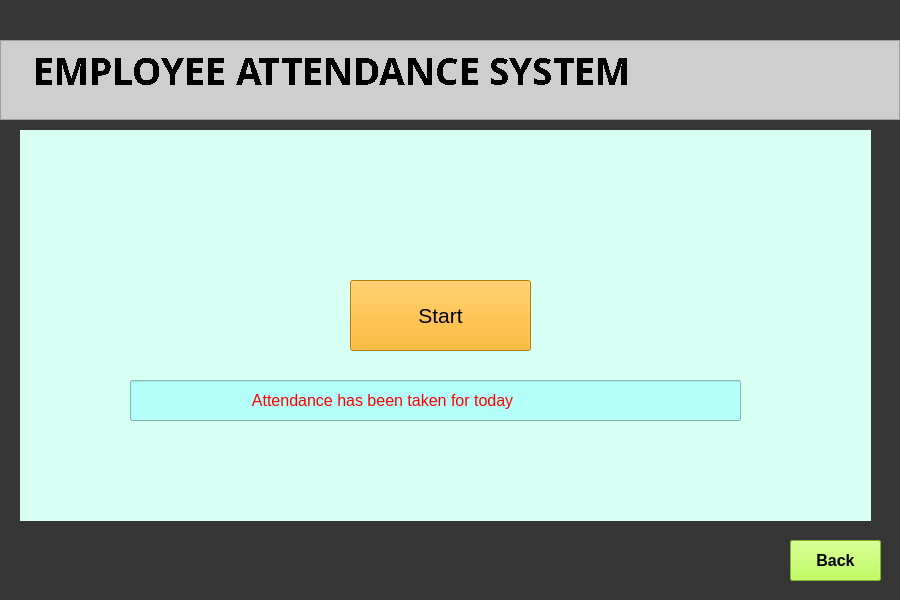
<?xml version="1.0" encoding="UTF-8"?>
<ui version="4.0">
 <class>Dialog</class>
 <widget class="QDialog" name="Dialog">
  <property name="enabled">
   <bool>true</bool>
  </property>
  <property name="geometry">
   <rect>
    <x>0</x>
    <y>0</y>
    <width>900</width>
    <height>600</height>
   </rect>
  </property>
  <property name="windowTitle">
   <string>Dialog</string>
  </property>
  <property name="styleSheet">
   <string notr="true">background-color: rgb(54, 54, 54);</string>
  </property>
  <widget class="QPlainTextEdit" name="plainTextEdit">
   <property name="enabled">
    <bool>true</bool>
   </property>
   <property name="geometry">
    <rect>
     <x>0</x>
     <y>40</y>
     <width>900</width>
     <height>80</height>
    </rect>
   </property>
   <property name="sizePolicy">
    <sizepolicy hsizetype="Fixed" vsizetype="Fixed">
     <horstretch>0</horstretch>
     <verstretch>0</verstretch>
    </sizepolicy>
   </property>
   <property name="font">
    <font>
     <family>Bell MT</family>
     <pointsize>28</pointsize>
     <weight>75</weight>
     <italic>false</italic>
     <bold>true</bold>
     <underline>false</underline>
     <stylestrategy>NoAntialias</stylestrategy>
     <kerning>true</kerning>
    </font>
   </property>
   <property name="acceptDrops">
    <bool>true</bool>
   </property>
   <property name="layoutDirection">
    <enum>Qt::LeftToRight</enum>
   </property>
   <property name="styleSheet">
    <string notr="true">background-color: rgb(206, 206, 206);</string>
   </property>
   <property name="inputMethodHints">
    <set>Qt::ImhNone</set>
   </property>
   <property name="lineWidth">
    <number>1</number>
   </property>
   <property name="verticalScrollBarPolicy">
    <enum>Qt::ScrollBarAlwaysOff</enum>
   </property>
   <property name="horizontalScrollBarPolicy">
    <enum>Qt::ScrollBarAlwaysOff</enum>
   </property>
   <property name="sizeAdjustPolicy">
    <enum>QAbstractScrollArea::AdjustToContents</enum>
   </property>
   <property name="undoRedoEnabled">
    <bool>false</bool>
   </property>
   <property name="lineWrapMode">
    <enum>QPlainTextEdit::NoWrap</enum>
   </property>
   <property name="plainText">
    <string>   EMPLOYEE ATTENDANCE SYSTEM
</string>
   </property>
   <property name="textInteractionFlags">
    <set>Qt::NoTextInteraction</set>
   </property>
   <property name="centerOnScroll">
    <bool>false</bool>
   </property>
   <property name="placeholderText">
    <string/>
   </property>
  </widget>
  <widget class="QPushButton" name="logout">
   <property name="geometry">
    <rect>
     <x>790</x>
     <y>540</y>
     <width>91</width>
     <height>41</height>
    </rect>
   </property>
   <property name="font">
    <font>
     <pointsize>10</pointsize>
     <weight>75</weight>
     <bold>true</bold>
    </font>
   </property>
   <property name="styleSheet">
    <string notr="true">background-color: rgb(0, 255, 0);</string>
   </property>
   <property name="text">
    <string>Logout</string>
   </property>
  </widget>
  <widget class="QLabel" name="label">
   <property name="geometry">
    <rect>
     <x>20</x>
     <y>130</y>
     <width>851</width>
     <height>391</height>
    </rect>
   </property>
   <property name="styleSheet">
    <string notr="true">background-color: rgb(215, 255, 243);</string>
   </property>
   <property name="text">
    <string/>
   </property>
  </widget>
  <widget class="QPushButton" name="stop">
   <property name="geometry">
    <rect>
     <x>790</x>
     <y>540</y>
     <width>91</width>
     <height>41</height>
    </rect>
   </property>
   <property name="font">
    <font>
     <pointsize>12</pointsize>
     <weight>75</weight>
     <bold>true</bold>
    </font>
   </property>
   <property name="styleSheet">
    <string notr="true">background-color: rgb(173, 255, 49);</string>
   </property>
   <property name="text">
    <string>STOP</string>
   </property>
  </widget>
  <widget class="QPushButton" name="showcamera">
   <property name="geometry">
    <rect>
     <x>362</x>
     <y>290</y>
     <width>151</width>
     <height>51</height>
    </rect>
   </property>
   <property name="font">
    <font>
     <pointsize>12</pointsize>
    </font>
   </property>
   <property name="styleSheet">
    <string notr="true">background-color: rgb(255, 170, 0);</string>
   </property>
   <property name="text">
    <string>Show Camera</string>
   </property>
  </widget>
  <widget class="QPushButton" name="closecamera">
   <property name="geometry">
    <rect>
     <x>360</x>
     <y>290</y>
     <width>151</width>
     <height>51</height>
    </rect>
   </property>
   <property name="font">
    <font>
     <pointsize>12</pointsize>
    </font>
   </property>
   <property name="styleSheet">
    <string notr="true">background-color: rgb(255, 170, 0);</string>
   </property>
   <property name="text">
    <string>Close Camera</string>
   </property>
  </widget>
  <widget class="QLineEdit" name="emp">
   <property name="geometry">
    <rect>
     <x>130</x>
     <y>380</y>
     <width>611</width>
     <height>41</height>
    </rect>
   </property>
   <property name="font">
    <font>
     <pointsize>12</pointsize>
    </font>
   </property>
   <property name="styleSheet">
    <string notr="true">background-color: rgb(181, 255, 251);
color: rgb(16, 28, 255);</string>
   </property>
  </widget>
  <widget class="QPushButton" name="back">
   <property name="geometry">
    <rect>
     <x>790</x>
     <y>540</y>
     <width>91</width>
     <height>41</height>
    </rect>
   </property>
   <property name="font">
    <font>
     <pointsize>12</pointsize>
     <weight>75</weight>
     <bold>true</bold>
    </font>
   </property>
   <property name="styleSheet">
    <string notr="true">background-color: rgb(173, 255, 49);</string>
   </property>
   <property name="text">
    <string>Back</string>
   </property>
  </widget>
  <widget class="QPushButton" name="start">
   <property name="geometry">
    <rect>
     <x>350</x>
     <y>280</y>
     <width>181</width>
     <height>71</height>
    </rect>
   </property>
   <property name="font">
    <font>
     <pointsize>16</pointsize>
    </font>
   </property>
   <property name="styleSheet">
    <string notr="true">background-color: rgb(255, 170, 0);</string>
   </property>
   <property name="text">
    <string>Start</string>
   </property>
  </widget>
  <widget class="QLineEdit" name="emp_2">
   <property name="geometry">
    <rect>
     <x>130</x>
     <y>380</y>
     <width>611</width>
     <height>41</height>
    </rect>
   </property>
   <property name="font">
    <font>
     <pointsize>12</pointsize>
    </font>
   </property>
   <property name="layoutDirection">
    <enum>Qt::RightToLeft</enum>
   </property>
   <property name="styleSheet">
    <string notr="true">background-color: rgb(181, 255, 251);
color: rgb(255, 0, 0);</string>
   </property>
   <property name="text">
    <string>                           Attendance has been taken for today</string>
   </property>
  </widget>
  <zorder>label</zorder>
  <zorder>plainTextEdit</zorder>
  <zorder>logout</zorder>
  <zorder>stop</zorder>
  <zorder>showcamera</zorder>
  <zorder>closecamera</zorder>
  <zorder>emp</zorder>
  <zorder>back</zorder>
  <zorder>start</zorder>
  <zorder>emp_2</zorder>
 </widget>
 <resources/>
 <connections/>
</ui>
